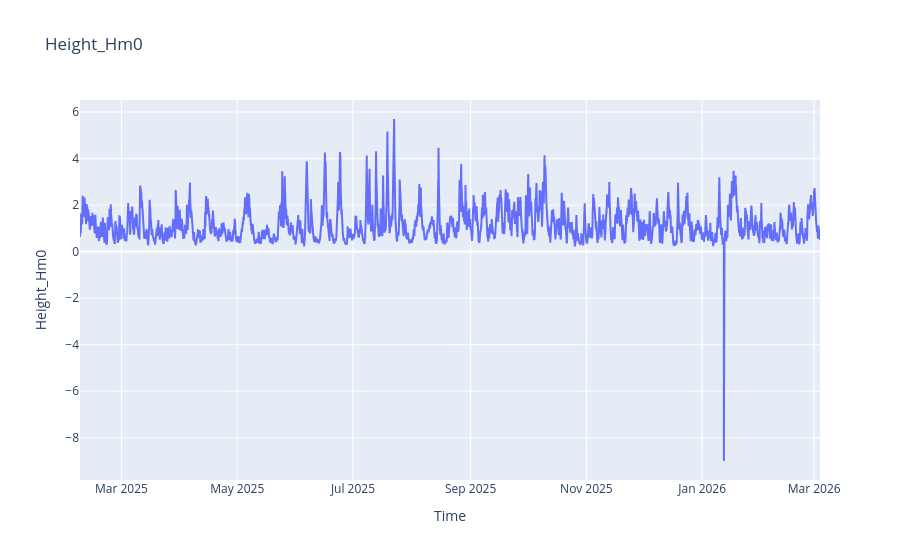

Notebook code cell kept with this figure:
### Code cell
# plt.figure()
# # plt.plot(ds.time[start_plot:end_plot],ds.Height_Hm-2[start_plot:end_plot])
# plt.plot(dsc.time,dsc.Height_H10)
# # plt.plot(dsc.time,dsc.Height_Hm-2)

# plt.xlim([start_plot, end_plot])

fig = go.Figure()
fig.add_trace(
    go.Scatter(
        x=dsc.time.values,
        y=dsc.Height_Hm0.values,
        mode='lines',
        name='Height_Hm0'
    )
)
fig.update_layout(
    title='Height_Hm0',
    xaxis_title='Time',
    yaxis_title='Height_Hm0'
)
fig.show()

### Figure 1 — Plotly figure (JSON) as saved in the notebook; plotly's stock layout.template omitted (floating-point values rounded to 4 significant figures; data arrays with more than 128 entries replaced by an {"elided": "..."} marker saying what was removed)
{"data": [{"mode": "lines", "name": "Height_Hm0", "type": "scatter", "x": {"elided": "28076 str values"}, "y": {"elided": "28076 float values"}}], "layout": {"title": {"text": "Height_Hm0"}, "xaxis": {"title": {"text": "Time"}}, "yaxis": {"title": {"text": "Height_Hm0"}}}}
